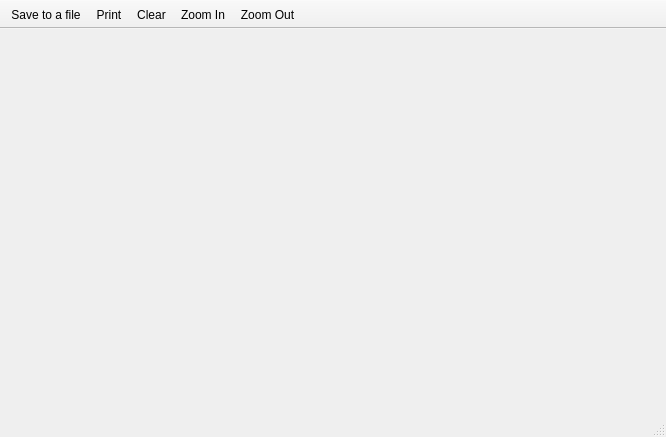
<?xml version="1.0" encoding="UTF-8"?>
<ui version="4.0">
 <class>EpsonPrinterWindow</class>
 <widget class="QMainWindow" name="EpsonPrinterWindow">
  <property name="geometry">
   <rect>
    <x>0</x>
    <y>0</y>
    <width>666</width>
    <height>437</height>
   </rect>
  </property>
  <property name="windowTitle">
   <string>AspeQt - Printer output preview</string>
  </property>
  <property name="windowIcon">
   <iconset resource="../res/icons.qrc">
    <normaloff>:/icons/silk-icons/icons/printer.png</normaloff>:/icons/silk-icons/icons/printer.png</iconset>
  </property>
  <widget class="QWidget" name="centralwidget"/>
  <widget class="QStatusBar" name="statusbar"/>
  <widget class="QToolBar" name="toolBar">
   <property name="sizePolicy">
    <sizepolicy hsizetype="Fixed" vsizetype="Fixed">
     <horstretch>0</horstretch>
     <verstretch>0</verstretch>
    </sizepolicy>
   </property>
   <property name="windowTitle">
    <string>toolBar</string>
   </property>
   <property name="movable">
    <bool>false</bool>
   </property>
   <property name="iconSize">
    <size>
     <width>16</width>
     <height>16</height>
    </size>
   </property>
   <property name="floatable">
    <bool>false</bool>
   </property>
   <attribute name="toolBarArea">
    <enum>TopToolBarArea</enum>
   </attribute>
   <attribute name="toolBarBreak">
    <bool>false</bool>
   </attribute>
   <addaction name="actionSave"/>
   <addaction name="actionPrint"/>
   <addaction name="actionClear"/>
   <addaction name="actionZoom_In"/>
   <addaction name="actionZoom_Out"/>
  </widget>
  <action name="actionSave">
   <property name="icon">
    <iconset resource="../res/icons.qrc">
     <normaloff>:/icons/silk-icons/icons/disk.png</normaloff>:/icons/silk-icons/icons/disk.png</iconset>
   </property>
   <property name="text">
    <string>Save to a file...</string>
   </property>
   <property name="toolTip">
    <string>Save contents to a file (Ctrl+S)</string>
   </property>
   <property name="shortcut">
    <string>Ctrl+S</string>
   </property>
  </action>
  <action name="actionClear">
   <property name="icon">
    <iconset resource="../res/icons.qrc">
     <normaloff>:/icons/silk-icons/icons/page_white.png</normaloff>:/icons/silk-icons/icons/page_white.png</iconset>
   </property>
   <property name="text">
    <string>Clear</string>
   </property>
   <property name="toolTip">
    <string>Clear contents (Ctrl+C)</string>
   </property>
   <property name="shortcut">
    <string>Ctrl+C</string>
   </property>
  </action>
  <action name="actionPrint">
   <property name="icon">
    <iconset resource="../res/icons.qrc">
     <normaloff>:/icons/silk-icons/icons/printer.png</normaloff>:/icons/silk-icons/icons/printer.png</iconset>
   </property>
   <property name="text">
    <string>Print</string>
   </property>
   <property name="toolTip">
    <string>Send contents to physical printer (Ctrl+P)</string>
   </property>
   <property name="shortcut">
    <string>Ctrl+P</string>
   </property>
  </action>
  <action name="actionZoom_In">
   <property name="icon">
    <iconset resource="../res/icons.qrc">
     <normaloff>:/icons/silk-icons/icons/zoom_in.png</normaloff>:/icons/silk-icons/icons/zoom_in.png</iconset>
   </property>
   <property name="text">
    <string>Zoom In</string>
   </property>
   <property name="toolTip">
    <string>Zoom In (Ctrl++)</string>
   </property>
   <property name="shortcut">
    <string>Ctrl++</string>
   </property>
  </action>
  <action name="actionZoom_Out">
   <property name="icon">
    <iconset resource="../res/icons.qrc">
     <normaloff>:/icons/silk-icons/icons/zoom_out.png</normaloff>:/icons/silk-icons/icons/zoom_out.png</iconset>
   </property>
   <property name="text">
    <string>Zoom Out</string>
   </property>
   <property name="toolTip">
    <string>Zoom Out (Ctrl+-)</string>
   </property>
   <property name="shortcut">
    <string>Ctrl+-</string>
   </property>
  </action>
 </widget>
 <resources>
  <include location="../res/icons.qrc"/>
 </resources>
 <connections/>
</ui>
